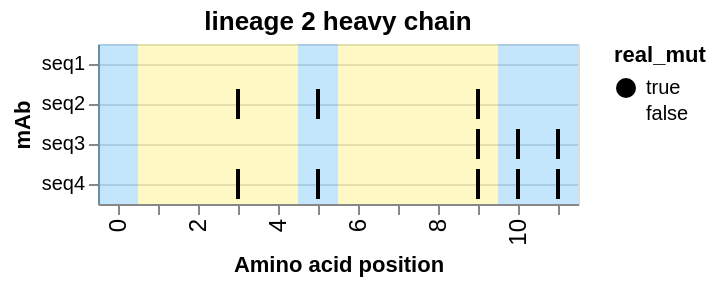

Specify this chart in Vega-Lite:
### Vega-Lite specification from a JSON file in a GitHub repository (floating-point values rounded to 4 significant figures)
{"config": {"view": {"continuousWidth": 400, "continuousHeight": 300}}, "layer": [{"data": {"values": [{"type": "naive", "index": 0, "seq_id": "seq1", "position": 0, "mut_from": "A", "mut_to": "A", "region": "Framework", "framework": true, "radical": false, "real_mut": false}, {"type": "naive", "index": 0, "seq_id": "seq1", "position": 5, "mut_from": "T", "mut_to": "T", "region": "Framework", "framework": true, "radical": false, "real_mut": false}, {"type": "naive", "index": 0, "seq_id": "seq1", "position": 10, "mut_from": "C", "mut_to": "C", "region": "Framework", "framework": true, "radical": false, "real_mut": false}, {"type": "naive", "index": 0, "seq_id": "seq1", "position": 11, "mut_from": "G", "mut_to": "G", "region": "Framework", "framework": true, "radical": false, "real_mut": false}]}, "mark": {"type": "rect", "color": "#169cf5", "opacity": 0.25}, "encoding": {"x": {"type": "ordinal", "field": "position"}}}, {"data": {"values": [{"type": "naive", "index": 0, "seq_id": "seq1", "position": 1, "mut_from": "T", "mut_to": "T", "region": "CDR", "framework": false, "radical": false, "real_mut": false}, {"type": "naive", "index": 0, "seq_id": "seq1", "position": 2, "mut_from": "C", "mut_to": "C", "region": "CDR", "framework": false, "radical": false, "real_mut": false}, {"type": "naive", "index": 0, "seq_id": "seq1", "position": 3, "mut_from": "G", "mut_to": "G", "region": "CDR", "framework": false, "radical": false, "real_mut": false}, {"type": "naive", "index": 0, "seq_id": "seq1", "position": 4, "mut_from": "A", "mut_to": "A", "region": "CDR", "framework": false, "radical": false, "real_mut": false}, {"type": "naive", "index": 0, "seq_id": "seq1", "position": 6, "mut_from": "C", "mut_to": "C", "region": "CDR", "framework": false, "radical": false, "real_mut": false}, {"type": "naive", "index": 0, "seq_id": "seq1", "position": 7, "mut_from": "G", "mut_to": "G", "region": "CDR", "framework": false, "radical": false, "real_mut": false}, {"type": "naive", "index": 0, "seq_id": "seq1", "position": 8, "mut_from": "A", "mut_to": "A", "region": "CDR", "framework": false, "radical": false, "real_mut": false}, {"type": "naive", "index": 0, "seq_id": "seq1", "position": 9, "mut_from": "T", "mut_to": "T", "region": "CDR", "framework": false, "radical": false, "real_mut": false}]}, "mark": {"type": "rect", "color": "#f5e216", "opacity": 0.25}, "encoding": {"x": {"type": "ordinal", "field": "position"}}}, {"data": {"values": [{"type": "naive", "index": 0, "seq_id": "seq1", "position": 0, "mut_from": "A", "mut_to": "A", "region": "Framework", "framework": true, "radical": false, "real_mut": false}, {"type": "naive", "index": 0, "seq_id": "seq1", "position": 1, "mut_from": "T", "mut_to": "T", "region": "CDR", "framework": false, "radical": false, "real_mut": false}, {"type": "naive", "index": 0, "seq_id": "seq1", "position": 2, "mut_from": "C", "mut_to": "C", "region": "CDR", "framework": false, "radical": false, "real_mut": false}, {"type": "naive", "index": 0, "seq_id": "seq1", "position": 3, "mut_from": "G", "mut_to": "G", "region": "CDR", "framework": false, "radical": false, "real_mut": false}, {"type": "naive", "index": 0, "seq_id": "seq1", "position": 4, "mut_from": "A", "mut_to": "A", "region": "CDR", "framework": false, "radical": false, "real_mut": false}, {"type": "naive", "index": 0, "seq_id": "seq1", "position": 5, "mut_from": "T", "mut_to": "T", "region": "Framework", "framework": true, "radical": false, "real_mut": false}, {"type": "naive", "index": 0, "seq_id": "seq1", "position": 6, "mut_from": "C", "mut_to": "C", "region": "CDR", "framework": false, "radical": false, "real_mut": false}, {"type": "naive", "index": 0, "seq_id": "seq1", "position": 7, "mut_from": "G", "mut_to": "G", "region": "CDR", "framework": false, "radical": false, "real_mut": false}, {"type": "naive", "index": 0, "seq_id": "seq1", "position": 8, "mut_from": "A", "mut_to": "A", "region": "CDR", "framework": false, "radical": false, "real_mut": false}, {"type": "naive", "index": 0, "seq_id": "seq1", "position": 9, "mut_from": "T", "mut_to": "T", "region": "CDR", "framework": false, "radical": false, "real_mut": false}, {"type": "naive", "index": 0, "seq_id": "seq1", "position": 10, "mut_from": "C", "mut_to": "C", "region": "Framework", "framework": true, "radical": false, "real_mut": false}, {"type": "naive", "index": 0, "seq_id": "seq1", "position": 11, "mut_from": "G", "mut_to": "G", "region": "Framework", "framework": true, "radical": false, "real_mut": false}, {"type": "lineage_member", "index": 1, "seq_id": " seq2", "position": 0, "mut_from": "A", "mut_to": "A", "region": "Framework", "framework": true, "radical": false, "real_mut": false}, {"type": "lineage_member", "index": 1, "seq_id": " seq2", "position": 1, "mut_from": "T", "mut_to": "T", "region": "CDR", "framework": false, "radical": false, "real_mut": false}, {"type": "lineage_member", "index": 1, "seq_id": " seq2", "position": 2, "mut_from": "C", "mut_to": "C", "region": "CDR", "framework": false, "radical": false, "real_mut": false}, {"type": "lineage_member", "index": 1, "seq_id": " seq2", "position": 3, "mut_from": "G", "mut_to": "A", "region": "CDR", "framework": false, "radical": false, "real_mut": true}, {"type": "lineage_member", "index": 1, "seq_id": " seq2", "position": 4, "mut_from": "A", "mut_to": "A", "region": "CDR", "framework": false, "radical": false, "real_mut": false}, {"type": "lineage_member", "index": 1, "seq_id": " seq2", "position": 5, "mut_from": "T", "mut_to": "A", "region": "Framework", "framework": true, "radical": false, "real_mut": true}, {"type": "lineage_member", "index": 1, "seq_id": " seq2", "position": 6, "mut_from": "C", "mut_to": "C", "region": "CDR", "framework": false, "radical": false, "real_mut": false}, {"type": "lineage_member", "index": 1, "seq_id": " seq2", "position": 7, "mut_from": "G", "mut_to": "G", "region": "CDR", "framework": false, "radical": false, "real_mut": false}, {"type": "lineage_member", "index": 1, "seq_id": " seq2", "position": 8, "mut_from": "A", "mut_to": "A", "region": "CDR", "framework": false, "radical": false, "real_mut": false}, {"type": "lineage_member", "index": 1, "seq_id": " seq2", "position": 9, "mut_from": "T", "mut_to": "A", "region": "CDR", "framework": false, "radical": false, "real_mut": true}, {"type": "lineage_member", "index": 1, "seq_id": " seq2", "position": 10, "mut_from": "C", "mut_to": "C", "region": "Framework", "framework": true, "radical": false, "real_mut": false}, {"type": "lineage_member", "index": 1, "seq_id": " seq2", "position": 11, "mut_from": "G", "mut_to": "G", "region": "Framework", "framework": true, "radical": false, "real_mut": false}, {"type": "lineage_member", "index": 2, "seq_id": "  seq3", "position": 0, "mut_from": "A", "mut_to": "A", "region": "Framework", "framework": true, "radical": false, "real_mut": false}, {"type": "lineage_member", "index": 2, "seq_id": "  seq3", "position": 1, "mut_from": "T", "mut_to": "T", "region": "CDR", "framework": false, "radical": false, "real_mut": false}, {"type": "lineage_member", "index": 2, "seq_id": "  seq3", "position": 2, "mut_from": "C", "mut_to": "C", "region": "CDR", "framework": false, "radical": false, "real_mut": false}, {"type": "lineage_member", "index": 2, "seq_id": "  seq3", "position": 3, "mut_from": "G", "mut_to": "G", "region": "CDR", "framework": false, "radical": false, "real_mut": false}, {"type": "lineage_member", "index": 2, "seq_id": "  seq3", "position": 4, "mut_from": "A", "mut_to": "A", "region": "CDR", "framework": false, "radical": false, "real_mut": false}, {"type": "lineage_member", "index": 2, "seq_id": "  seq3", "position": 5, "mut_from": "T", "mut_to": "T", "region": "Framework", "framework": true, "radical": false, "real_mut": false}, {"type": "lineage_member", "index": 2, "seq_id": "  seq3", "position": 6, "mut_from": "C", "mut_to": "C", "region": "CDR", "framework": false, "radical": false, "real_mut": false}, {"type": "lineage_member", "index": 2, "seq_id": "  seq3", "position": 7, "mut_from": "G", "mut_to": "G", "region": "CDR", "framework": false, "radical": false, "real_mut": false}, {"type": "lineage_member", "index": 2, "seq_id": "  seq3", "position": 8, "mut_from": "A", "mut_to": "A", "region": "CDR", "framework": false, "radical": false, "real_mut": false}, {"type": "lineage_member", "index": 2, "seq_id": "  seq3", "position": 9, "mut_from": "T", "mut_to": "A", "region": "CDR", "framework": false, "radical": false, "real_mut": true}, {"type": "lineage_member", "index": 2, "seq_id": "  seq3", "position": 10, "mut_from": "C", "mut_to": "A", "region": "Framework", "framework": true, "radical": true, "real_mut": true}, {"type": "lineage_member", "index": 2, "seq_id": "  seq3", "position": 11, "mut_from": "G", "mut_to": "A", "region": "Framework", "framework": true, "radical": false, "real_mut": true}, {"type": "lineage_member", "index": 3, "seq_id": "   seq4", "position": 0, "mut_from": "A", "mut_to": "A", "region": "Framework", "framework": true, "radical": false, "real_mut": false}, {"type": "lineage_member", "index": 3, "seq_id": "   seq4", "position": 1, "mut_from": "T", "mut_to": "T", "region": "CDR", "framework": false, "radical": false, "real_mut": false}, {"type": "lineage_member", "index": 3, "seq_id": "   seq4", "position": 2, "mut_from": "C", "mut_to": "C", "region": "CDR", "framework": false, "radical": false, "real_mut": false}, {"type": "lineage_member", "index": 3, "seq_id": "   seq4", "position": 3, "mut_from": "G", "mut_to": "A", "region": "CDR", "framework": false, "radical": false, "real_mut": true}, {"type": "lineage_member", "index": 3, "seq_id": "   seq4", "position": 4, "mut_from": "A", "mut_to": "A", "region": "CDR", "framework": false, "radical": false, "real_mut": false}, {"type": "lineage_member", "index": 3, "seq_id": "   seq4", "position": 5, "mut_from": "T", "mut_to": "A", "region": "Framework", "framework": true, "radical": false, "real_mut": true}, {"type": "lineage_member", "index": 3, "seq_id": "   seq4", "position": 6, "mut_from": "C", "mut_to": "C", "region": "CDR", "framework": false, "radical": false, "real_mut": false}, {"type": "lineage_member", "index": 3, "seq_id": "   seq4", "position": 7, "mut_from": "G", "mut_to": "G", "region": "CDR", "framework": false, "radical": false, "real_mut": false}, {"type": "lineage_member", "index": 3, "seq_id": "   seq4", "position": 8, "mut_from": "A", "mut_to": "A", "region": "CDR", "framework": false, "radical": false, "real_mut": false}, {"type": "lineage_member", "index": 3, "seq_id": "   seq4", "position": 9, "mut_from": "T", "mut_to": "A", "region": "CDR", "framework": false, "radical": false, "real_mut": true}, {"type": "lineage_member", "index": 3, "seq_id": "   seq4", "position": 10, "mut_from": "C", "mut_to": "A", "region": "Framework", "framework": true, "radical": true, "real_mut": true}, {"type": "lineage_member", "index": 3, "seq_id": "   seq4", "position": 11, "mut_from": "G", "mut_to": "A", "region": "Framework", "framework": true, "radical": false, "real_mut": true}]}, "mark": {"type": "tick", "opacity": 1, "thickness": 2}, "encoding": {"color": {"type": "nominal", "field": "real_mut", "scale": {"domain": [true, false], "range": ["black", "transparent"]}}, "x": {"type": "ordinal", "axis": {"grid": false, "labelFontSize": 12, "labelOverlap": "parity", "labelSeparation": 10}, "field": "position", "title": "Amino acid position"}, "y": {"type": "nominal", "axis": {"grid": true, "labels": true, "orient": "left", "title": "mAb"}, "field": "seq_id", "sort": ["seq1", "seq2", "seq3", "seq4"], "title": "sequence"}}, "title": "lineage 2 heavy chain"}], "$schema": "https://vega.github.io/schema/vega-lite/v5.json", "data": {"values": [{"type": "naive", "index": 0, "seq_id": "seq1", "position": 0, "mut_from": "A", "mut_to": "A", "region": "Framework", "framework": true, "radical": false, "real_mut": false}, {"type": "naive", "index": 0, "seq_id": "seq1", "position": 5, "mut_from": "T", "mut_to": "T", "region": "Framework", "framework": true, "radical": false, "real_mut": false}, {"type": "naive", "index": 0, "seq_id": "seq1", "position": 10, "mut_from": "C", "mut_to": "C", "region": "Framework", "framework": true, "radical": false, "real_mut": false}, {"type": "naive", "index": 0, "seq_id": "seq1", "position": 11, "mut_from": "G", "mut_to": "G", "region": "Framework", "framework": true, "radical": false, "real_mut": false}]}}
